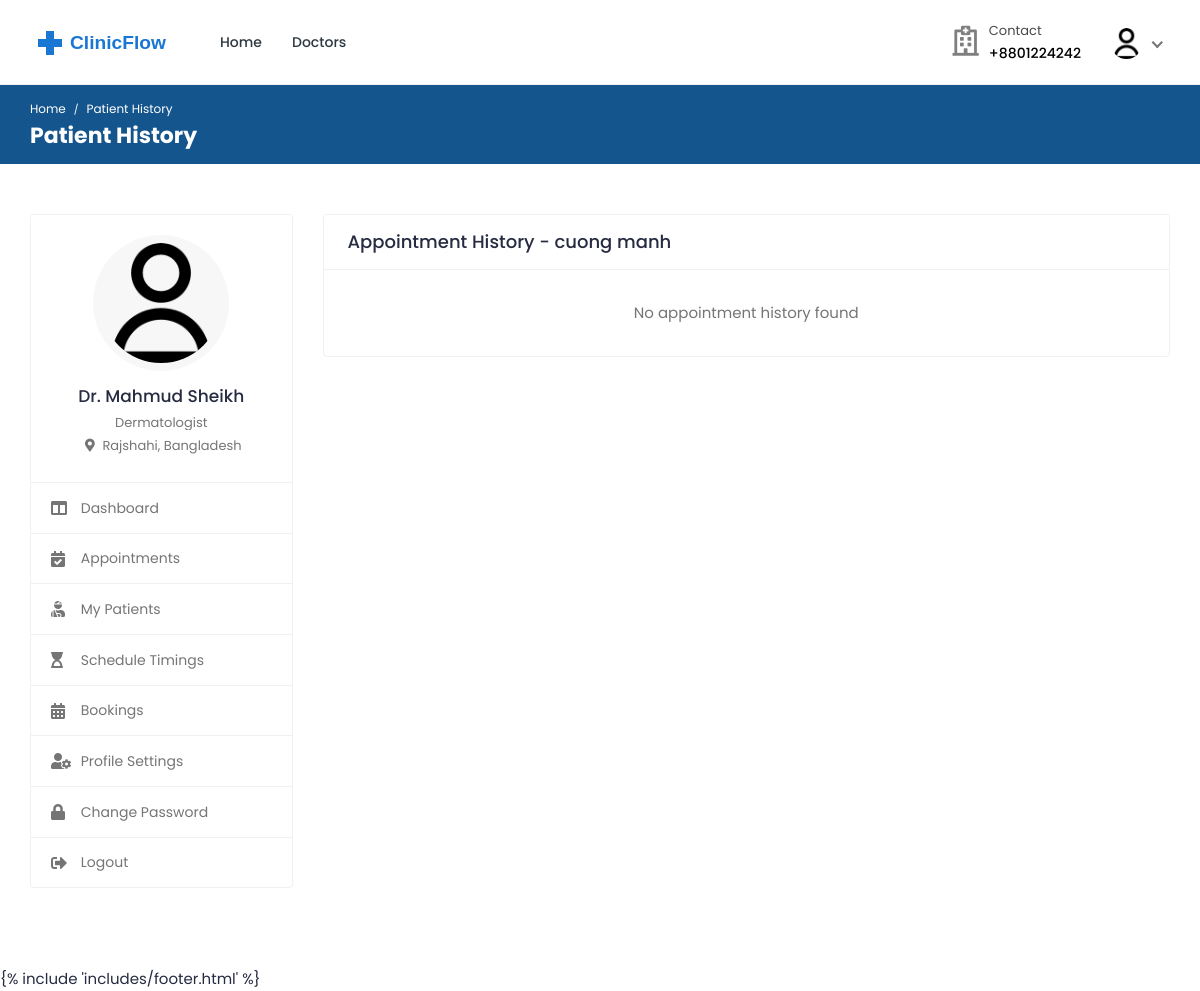
The page /doctors/my-patients/34/history/ (signed in) on the database as committed earlier.
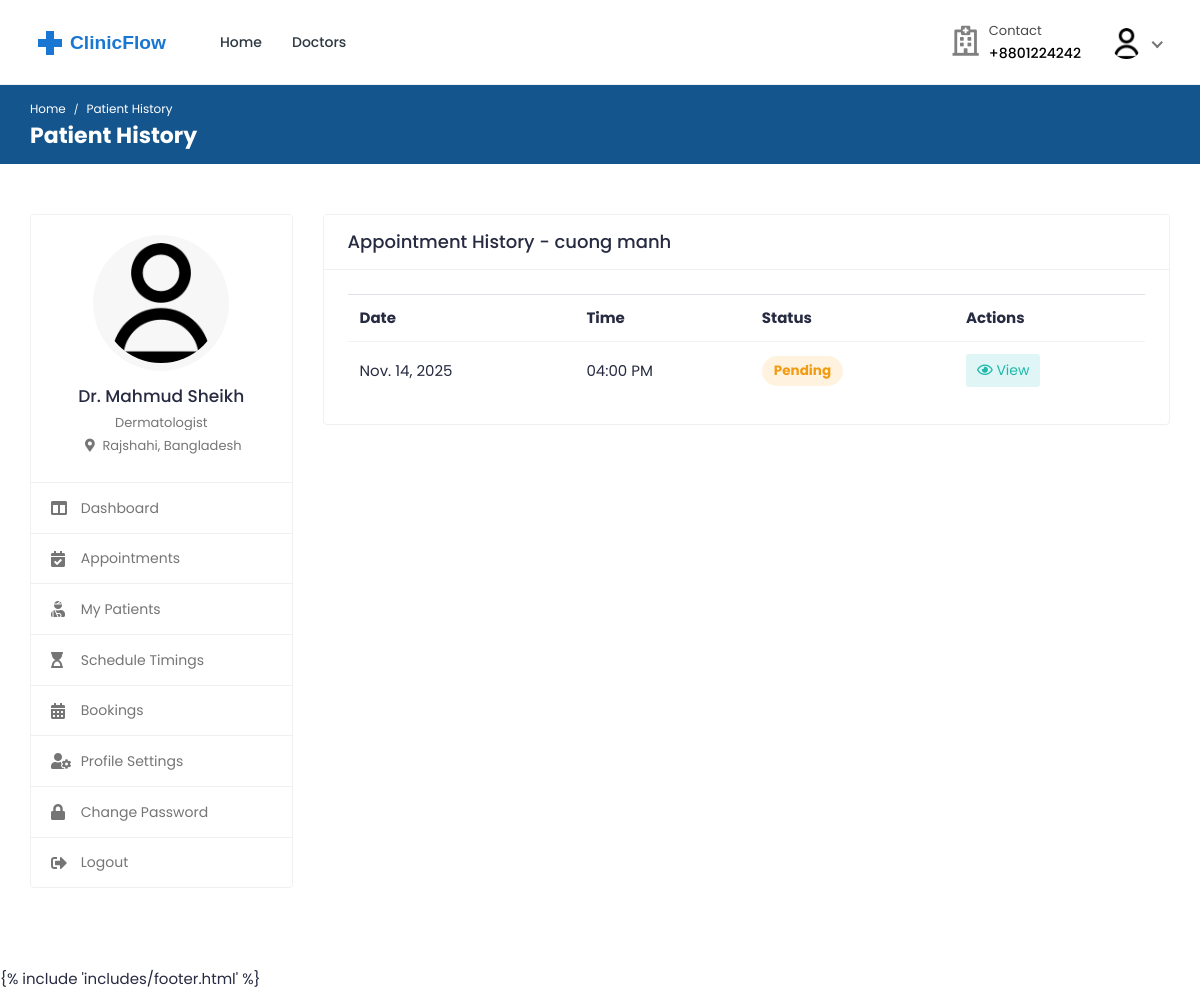
The same page on the database as committed later.
### bookings/models.py (models this page shows, shortened)
class Booking(models.Model):
    doctor = models.ForeignKey(
        settings.AUTH_USER_MODEL,
        on_delete=models.CASCADE,
        related_name="appointments",
        limit_choices_to={"role": "doctor"},
    )
    patient = models.ForeignKey(
        settings.AUTH_USER_MODEL,
        on_delete=models.CASCADE,
        related_name="patient_appointments",
        limit_choices_to={"role": "patient"},
    )
    appointment_date = models.DateField()
    appointment_time = models.TimeField()
    booking_date = models.DateTimeField(auto_now_add=True)
    status = models.CharField(
        max_length=20,
        choices=[
            ("pending", "Pending"),
            ("confirmed", "Confirmed"),
            ("completed", "Completed"),
            ("cancelled", "Cancelled"),
            ("no_show", "No Show"),
        ],
        default="pending",
    )
    class Meta:
        ordering = ["-appointment_date", "-appointment_time"]
        unique_together = ["doctor", "appointment_date", "appointment_time"]

### doctors/views.py (the view)
class AppointmentHistoryView(DoctorRequiredMixin, ListView):
    model = Booking
    template_name = "doctors/appointment-history.html"
    context_object_name = "appointments"
    def get_queryset(self):
        return (
            self.model.objects.select_related("patient", "patient__profile")
            .filter(
                doctor=self.request.user, patient_id=self.kwargs["patient_id"]
            )
            .order_by("-appointment_date", "-appointment_time")
        )
    def get_context_data(self, **kwargs):
        context = super().get_context_data(**kwargs)
        context["patient"] = get_object_or_404(
            User.objects.select_related("profile"),
            id=self.kwargs["patient_id"],
            role="patient",
        )
        return context

### accounts/managers.py (called while the page is built)
    def get(self, *args, **kwargs):
        return super().select_related("profile").get(*args, **kwargs)

### accounts/models.py (called while the page is built)
    def get_full_name(self):
        full_name = "%s %s" % (self.first_name, self.last_name)
        return full_name.strip() or self.username

    @property
    def image(self):
        return (
            self.avatar.url
            if self.avatar.storage.exists(self.avatar.name)
            else "{}defaults/user.png".format(settings.MEDIA_URL)
        )

### mixins/custom_mixins.py (called while the page is built)
    def dispatch(self, request, *args, **kwargs):
        if not request.user.is_authenticated:
            return super().dispatch(request, *args, **kwargs)
        if request.user.role != "doctor":
            return self.handle_no_permission()
        return super().dispatch(request, *args, **kwargs)

### templates/doctors/appointment-history.html (shortened to what this page needs)
{% extends 'includes/doctor-sidebar.html' %}
{% load static %}
{% block page_name1 %}Patient History{% endblock %}
{% block page_name2 %}Patient History{% endblock %}
{% block main %}
<div class="row">
    <div class="col-md-12">
        <div class="card">
            <div class="card-header">
                <h4 class="card-title">Appointment History - {{ patient.get_full_name }}</h4>
            </div>
            <div class="card-body">
                <div class="table-responsive">
                    {% if appointments %}
                    <table class="table table-hover table-center mb-0">
                        <thead>
                            <tr>
                                <th>Date</th>
                                <th>Time</th>
                                <th>Status</th>
                                <th>Actions</th>
                            </tr>
                        </thead>
                        <tbody>
                            {% for appointment in appointments %}
                            <tr>
                                <td>{{ appointment.appointment_date }}</td>
                                <td>{{ appointment.appointment_time|time:"h:i A" }}</td>
                                <td>
                                    <span class="badge badge-pill
                                        {% if appointment.status == 'pending' %}bg-warning-light{% endif %}
                                        {% if appointment.status == 'completed' %}bg-info-light{% endif %}">
                                        {{ appointment.status|title }}
                                    </span>
                                </td>
                                <td>
                                    <a href="{% url 'doctors:appointment-detail' appointment.pk %}" class="btn btn-sm bg-info-light">
                                        <i class="far fa-eye"></i> View
                                    </a>
                                </td>
                            </tr>
                            {% endfor %}
                        </tbody>
                    </table>
                    {% else %}
                    <div class="text-center">
                        <p class="text-muted mt-2 mb-2">No appointment history found</p>
                    </div>
                    {% endif %}
                </div>
            </div>
        </div>
    </div>
</div>
{% endblock %}

Rows that differ between the two databases and show on the page:
added Booking: appointment_date "Nov. 14, 2025", appointment_time "04:00 PM", status "Pending"
Other text that changed with them:
text no longer shown: "No appointment history found"
text now shown: "Date Time Status Actions"
